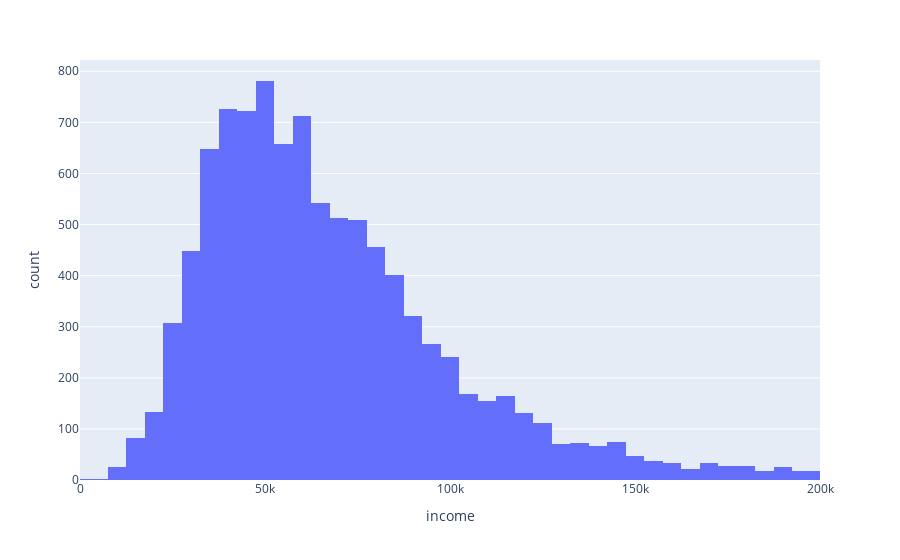

Source (notebook cell):
### Code cell
px.histogram(df, x='income', range_x=[0,200000])

### Figure 1 — Plotly figure (JSON) as saved in the notebook; plotly's stock layout.template omitted (floating-point values rounded to 4 significant figures; data arrays with more than 128 entries replaced by an {"elided": "..."} marker saying what was removed)
{"data": [{"alignmentgroup": "True", "bingroup": "x", "hovertemplate": "income=%{x}<br>count=%{y}<extra></extra>", "legendgroup": "", "marker": {"color": "#636efa", "pattern": {"shape": ""}}, "name": "", "offsetgroup": "", "orientation": "v", "showlegend": false, "type": "histogram", "x": {"elided": "10000 float values"}, "xaxis": "x", "yaxis": "y"}], "layout": {"barmode": "relative", "legend": {"tracegroupgap": 0}, "margin": {"t": 60}, "xaxis": {"anchor": "y", "domain": [0, 1], "range": [0, 200000], "title": {"text": "income"}}, "yaxis": {"anchor": "x", "domain": [0, 1], "title": {"text": "count"}}}}
